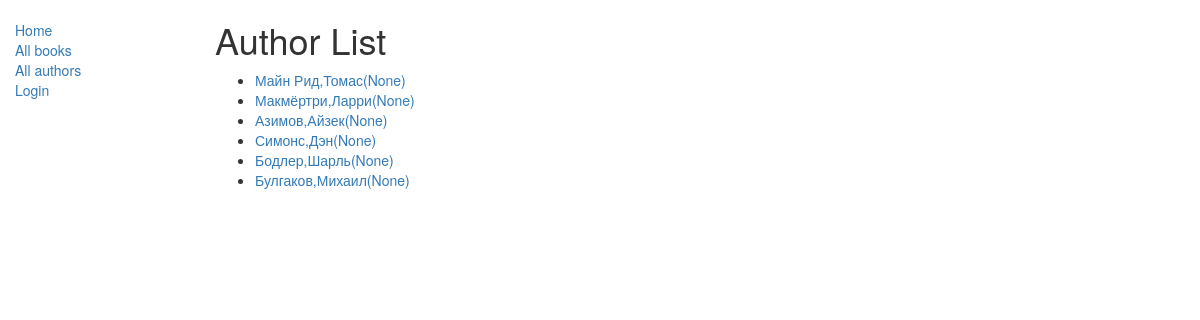
Screenshot of /catalog/authors/ with the database file from the repository.
### catalog/models.py (models this page shows, shortened)
class Author(models.Model):
    first_name = models.CharField(max_length=100)
    last_name = models.CharField(max_length=100)
    date_of_birth = models.DateField(null=True, blank=True)
    date_of_death = models.DateField('died', null=True, blank=True)
    def get_absolute_url(self):
        return reverse('author-detail', args=[str(self.id)])

### catalog/views.py (the view)
class AuthorListView(generic.ListView):
    model = Author

### catalog/templates/catalog/author_list.html
{% extends "base_generic.html" %}
{% block content %}
    <h1>Author List</h1>
    {% if author_list %}
    <ul>
      {% for author in author_list %}
      <li>
        <a href="{{ author.get_absolute_url }}">{{ author.last_name }},{{ author.first_name }}({{ author.date_of_birth }})</a>
      </li>
      {% endfor %}
    </ul>
    {% else %}
      <p>There are no author.</p>
    {% endif %}
{% endblock %}

### rows the page displays
Author: last_name "Майн Рид", first_name "Томас", date_of_birth "None"
Author: last_name "Макмёртри", first_name "Ларри", date_of_birth "None"
Author: last_name "Азимов", first_name "Айзек", date_of_birth "None"
Author: last_name "Симонс", first_name "Дэн", date_of_birth "None"
Author: last_name "Бодлер", first_name "Шарль", date_of_birth "None"
Author: last_name "Булгаков", first_name "Михаил", date_of_birth "None"
